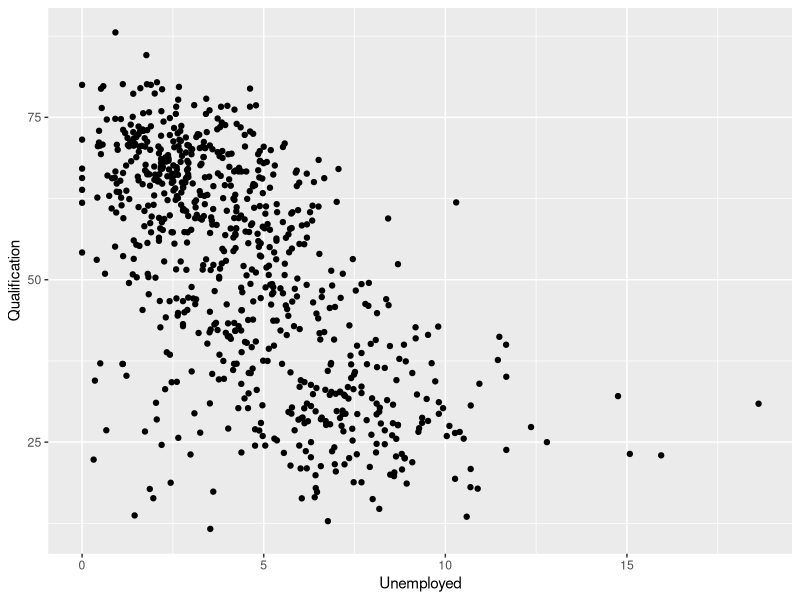
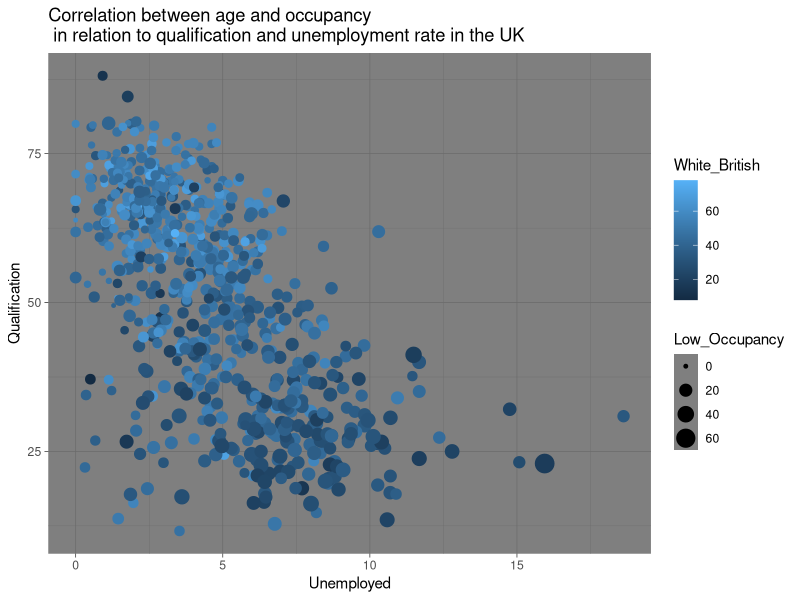

The R source for these figures, in order:
###########################
####Homework lecture 05####
###########################


#set Working Directory
setwd("C:\\02_Studium\\02_Master\\01_Semester 1\\MB2_Introduction to Programming and Geostatistics_Wegmann\\MB2_R\\lecture_05")

#------------------------------------------------------------------------------------------------------------------------------------
#loading data
Census.Data <- read.csv("practical_data.csv")
names(Census.Data)

#------------------------------------------------------------------------------------------------------------------------------------
#loading library ggplot2
library(ggplot2)

#------------------------------------------------------------------------------------------------------------------------------------
#scatter plot with ggplot2
p <- ggplot(Census.Data, aes(Unemployed, Qualification))
p + geom_point()

#-----------------------------------------------------------
#scatter plot with good visualization
p <- ggplot(Census.Data, aes(Unemployed, Qualification))
p + geom_point(aes(colour = White_British, size = Low_Occupancy))+
  labs(title="Correlation between age and occupancy \n in relation to qualification and unemployment rate in the UK")+   #title#displayed variables, shown in size and colour
  theme_dark()+                                  #background colour
  theme(legend.position = "right")               #legend position
  
